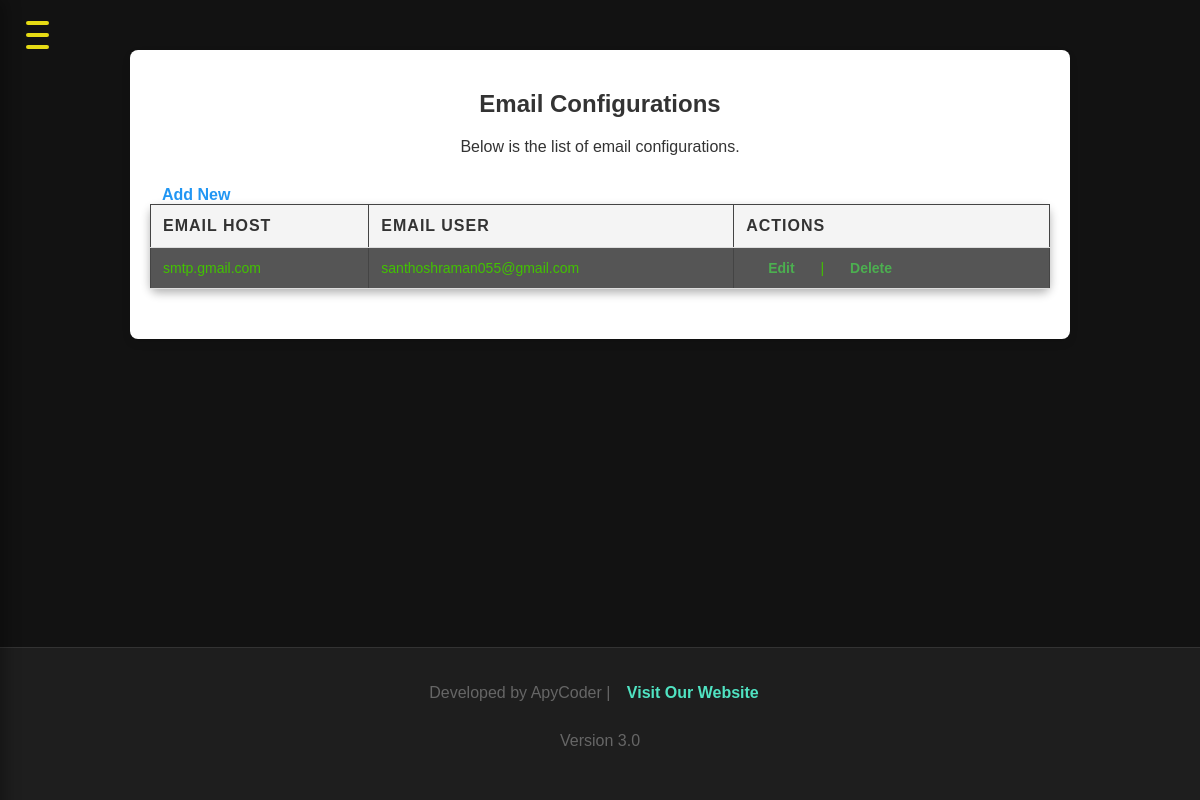
Page /email-configs/ on the committed database.
### app1/models.py (models this page shows, shortened)
class EmailConfig(models.Model):
    email_host = models.CharField(max_length=255)
    email_port = models.IntegerField()
    email_use_tls = models.BooleanField(default=True)
    email_host_user = models.CharField(max_length=255)
    email_host_password = models.CharField(max_length=255)

### app1/views.py (the view)
# urls.py: path('email-configs/', views.view_email_configs, name='view_email_configs'),
def view_email_configs(request):
    email_configs = EmailConfig.objects.all()
    return render(request, 'email/view_email_configs.html', {'email_configs': email_configs})

### templates/email/view_email_configs.html (shortened to what this page needs)
{% extends 'base.html' %}
{% block content %}
    <div class="content-container">
        <h2>Email Configurations</h2>
        <p style="text-align: center; color: #333;">Below is the list of email configurations.</p>
        <table>
            <thead>
                <tr>
                    <th>Email Host</th>
                    <th>Email User</th>
                    <th>Actions</th>
                    <a href="{% url 'add_email_config'  %}">Add New</a>
                </tr>
            </thead>
            <tbody>
                {% for config in email_configs %}
                    <tr>
                        <td>{{ config.email_host }}</td>
                        <td>{{ config.email_host_user }}</td>
                        <td>
                            <a href="{% url 'edit_email_config' config.id %}">Edit</a> |
                            <a href="{% url 'delete_email_config' config.id %}" onclick="return confirm('Are you sure you want to delete this configuration?');">Delete</a>
                        </td>
                    </tr>
                {% empty %}
                    <tr>
                        <td colspan="3" style="text-align: center;">No email configurations found.</td>
                    </tr>
                {% endfor %}
            </tbody>
        </table>
    </div>
    {% endblock %}

### static/css/home.css (style rules this page uses)
body, html { margin: 0; padding: 0; font-family: 'Arial', sans-serif; background-color: #121212; color: #ffffff; display: flex; flex-direction: column; min-height: 100vh; }
table { width: 100%; border-collapse: collapse; background-color: #333; border-radius: 8px; box-shadow: 0 4px 10px rgba(0, 0, 0, 0.3); }
th, td { padding: 12px 15px; text-align: center; border: 1px solid #444; transition: background-color 0.3s ease; }
th { background-color: #4CAF50; color: white; text-transform: uppercase; letter-spacing: 1px; }
td { background-color: #555; }
a { color: #2196F3; text-decoration: none; font-weight: bold; padding: 8px 12px; border-radius: 4px; transition: all 0.3s ease; text-transform: capitalize; }

### templates/email/view_email_configs.html (style rules this page uses)
.content-container { background-color: #fff; padding: 20px; max-width: 900px; margin: 30px auto; border-radius: 8px; box-shadow: 0 4px 8px rgba(0, 0, 0, 0.1); }
h2 { font-size: 24px; color: #333; text-align: center; margin-top: 20px; }
p { font-size: 16px; color: #666; text-align: center; margin-bottom: 30px; }
table { width: 100%; border-collapse: collapse; margin-bottom: 30px; }
table th, table td { padding: 12px; text-align: left; border-bottom: 1px solid #ddd; }
table th { background-color: #f4f4f4; font-size: 16px; color: #333; }
table td { font-size: 14px; color: #42c301; }
table a { color: #4CAF50; text-decoration: none; margin: 0 10px; }

### rows in the picture
EmailConfig: email_host "smtp.gmail.com", email_host_user "santhoshraman055@gmail.com"
